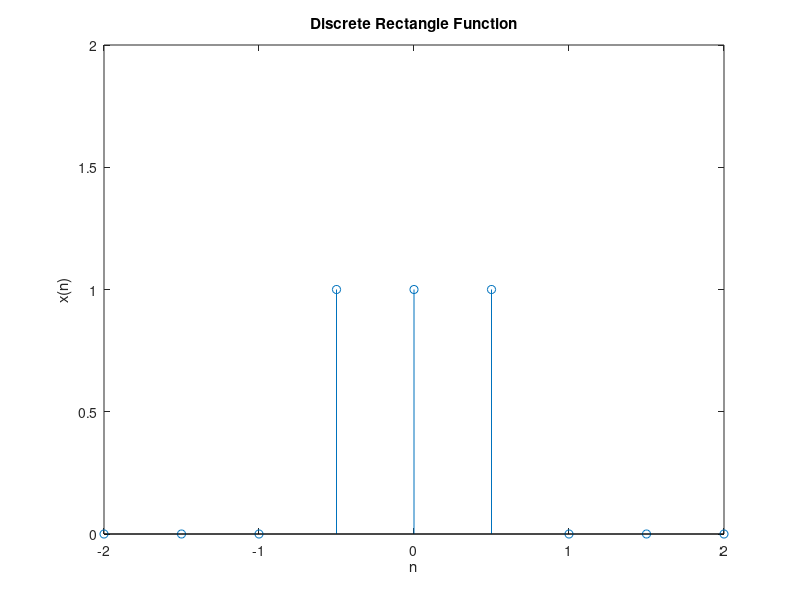

Write the MATLAB code that produced this figure.
function discRect()
x=linspace(-2,2,9);
y=1*(x<=(1/2)&x>=(-1/2)) + 0*(x>(1/2)&x<(-1/2));
stem(x,y)
xlim([-2,2]);
ylim([0,2]);
xlabel('n');
ylabel('x(n)');
title('Discrete Rectangle Function');
end